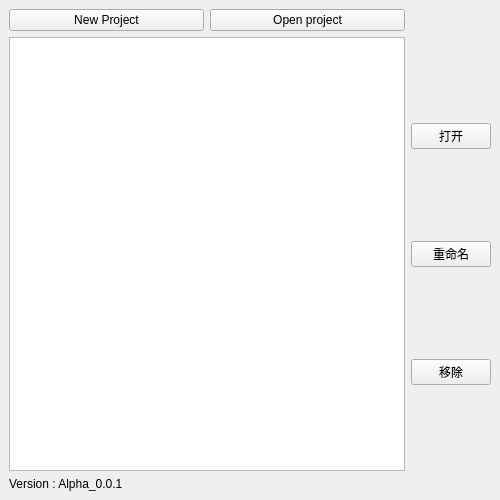
<?xml version="1.0" encoding="UTF-8"?>
<ui version="4.0">
 <class>MainWindow</class>
 <widget class="QMainWindow" name="MainWindow">
  <property name="geometry">
   <rect>
    <x>0</x>
    <y>0</y>
    <width>500</width>
    <height>500</height>
   </rect>
  </property>
  <property name="windowTitle">
   <string>MainWindow</string>
  </property>
  <widget class="QWidget" name="centralwidget">
   <layout class="QGridLayout" name="gridLayout_2">
    <item row="2" column="1">
     <layout class="QVBoxLayout" name="OperationGroup">
      <item>
       <widget class="QPushButton" name="Open_Proj_Btn">
        <property name="text">
         <string>打开</string>
        </property>
       </widget>
      </item>
      <item>
       <widget class="QPushButton" name="Rename_Proj_Btn">
        <property name="text">
         <string>重命名</string>
        </property>
       </widget>
      </item>
      <item>
       <widget class="QPushButton" name="Remove_Proj_Btn">
        <property name="text">
         <string>移除</string>
        </property>
       </widget>
      </item>
     </layout>
    </item>
    <item row="0" column="0">
     <layout class="QHBoxLayout" name="horizontalLayout">
      <item>
       <widget class="QPushButton" name="New_Proj_Btn">
        <property name="text">
         <string>New Project</string>
        </property>
       </widget>
      </item>
      <item>
       <widget class="QPushButton" name="Open_Project_Btn">
        <property name="text">
         <string>Open project</string>
        </property>
       </widget>
      </item>
     </layout>
    </item>
    <item row="3" column="0">
     <widget class="QLabel" name="DisplayLabel">
      <property name="text">
       <string>Version : Alpha_0.0.1</string>
      </property>
     </widget>
    </item>
    <item row="2" column="0">
     <widget class="QListWidget" name="ListDisplayList"/>
    </item>
   </layout>
  </widget>
 </widget>
 <resources/>
 <connections>
  <connection>
   <sender>Rename_Proj_Btn</sender>
   <signal>clicked()</signal>
   <receiver>MainWindow</receiver>
   <slot>RenameProj()</slot>
   <hints>
    <hint type="sourcelabel">
     <x>458</x>
     <y>252</y>
    </hint>
    <hint type="destinationlabel">
     <x>487</x>
     <y>273</y>
    </hint>
   </hints>
  </connection>
  <connection>
   <sender>Open_Proj_Btn</sender>
   <signal>clicked()</signal>
   <receiver>MainWindow</receiver>
   <slot>OpenProj()</slot>
   <hints>
    <hint type="sourcelabel">
     <x>465</x>
     <y>142</y>
    </hint>
    <hint type="destinationlabel">
     <x>481</x>
     <y>172</y>
    </hint>
   </hints>
  </connection>
  <connection>
   <sender>Remove_Proj_Btn</sender>
   <signal>clicked()</signal>
   <receiver>MainWindow</receiver>
   <slot>RemoveProj()</slot>
   <hints>
    <hint type="sourcelabel">
     <x>446</x>
     <y>368</y>
    </hint>
    <hint type="destinationlabel">
     <x>483</x>
     <y>401</y>
    </hint>
   </hints>
  </connection>
  <connection>
   <sender>New_Proj_Btn</sender>
   <signal>clicked()</signal>
   <receiver>MainWindow</receiver>
   <slot>CreateProj()</slot>
   <hints>
    <hint type="sourcelabel">
     <x>106</x>
     <y>20</y>
    </hint>
    <hint type="destinationlabel">
     <x>439</x>
     <y>5</y>
    </hint>
   </hints>
  </connection>
  <connection>
   <sender>Open_Project_Btn</sender>
   <signal>clicked()</signal>
   <receiver>MainWindow</receiver>
   <slot>OpenProjectWithPathDialog()</slot>
   <hints>
    <hint type="sourcelabel">
     <x>294</x>
     <y>24</y>
    </hint>
    <hint type="destinationlabel">
     <x>468</x>
     <y>23</y>
    </hint>
   </hints>
  </connection>
 </connections>
 <slots>
  <slot>RenameProj()</slot>
  <slot>OpenProj()</slot>
  <slot>RemoveProj()</slot>
  <slot>RedirectListObj()</slot>
  <slot>CreateProj()</slot>
  <slot>OpenProjectWithPathDialog()</slot>
 </slots>
</ui>
